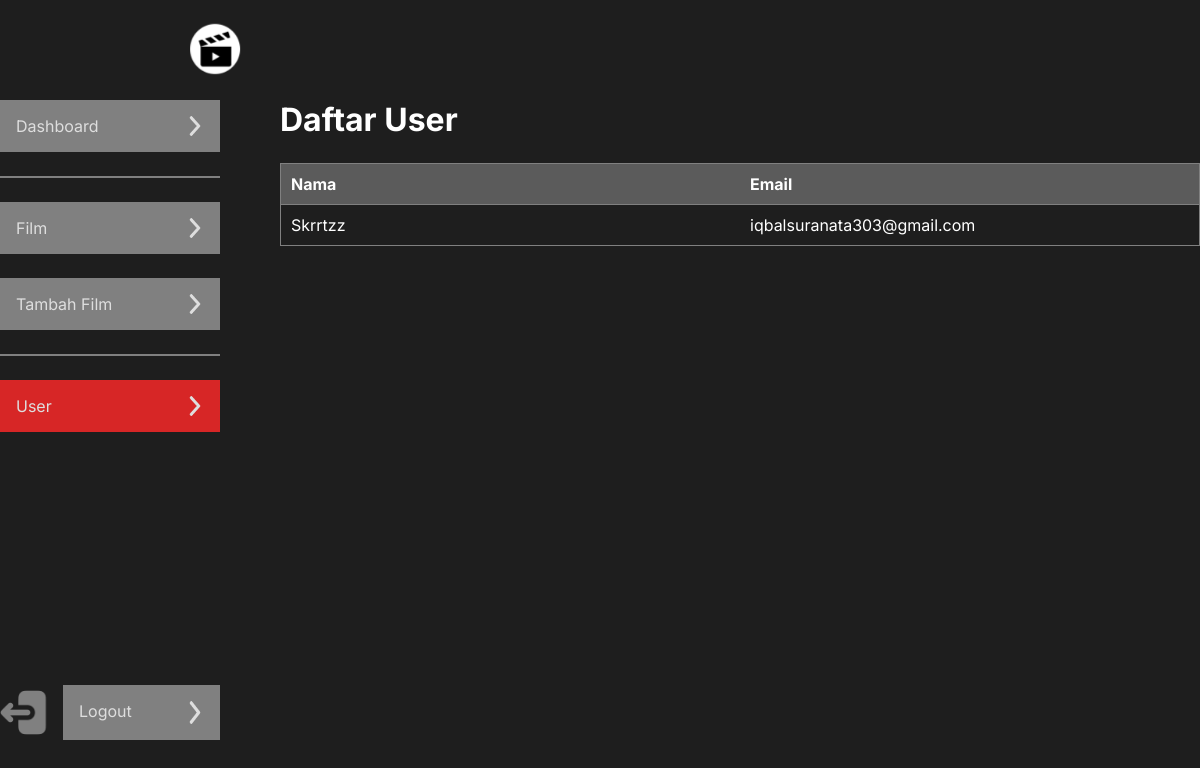
Before: /admin/daftar-user.php with the older database file.
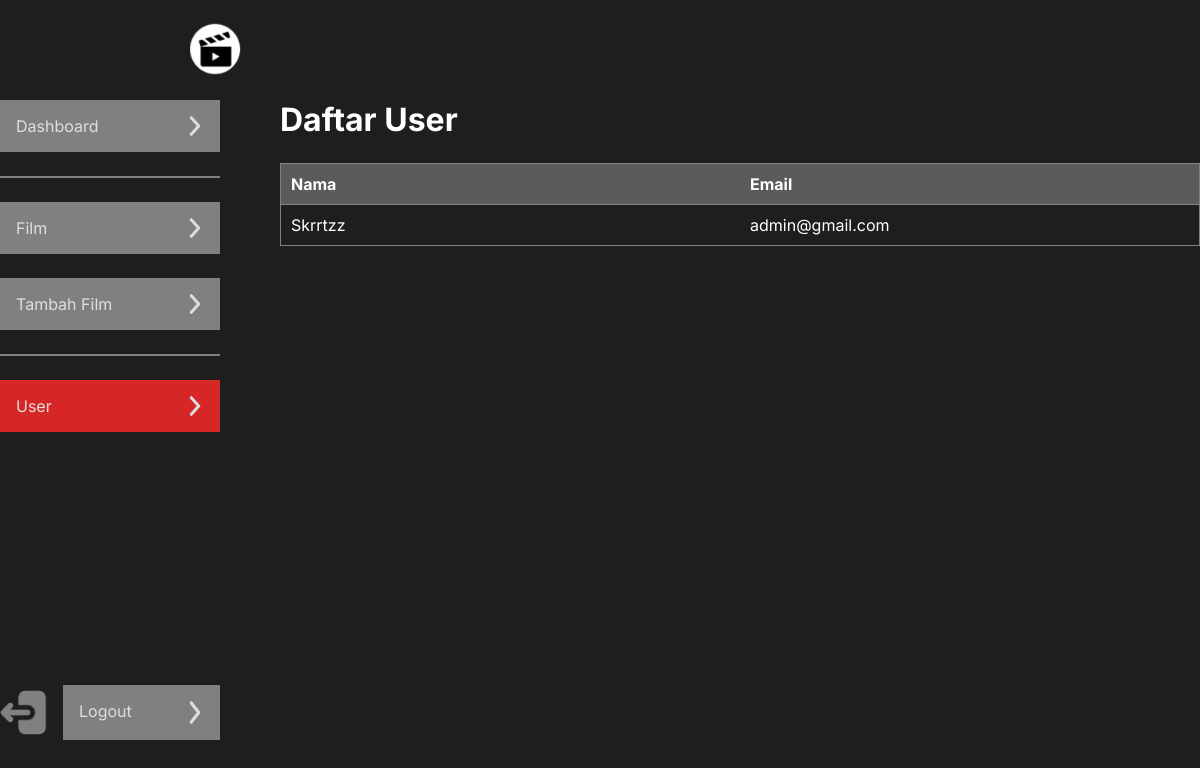
After: the same page with the newer database file.
### tables this page shows
CREATE TABLE `user` (
  `id` int(12) NOT NULL,
  `role` varchar(5) NOT NULL,
  `nama` varchar(50) NOT NULL,
  `email` varchar(100) NOT NULL,
  `password` varchar(255) NOT NULL
);

### admin/daftar-user.php (the view, shortened to what this page needs)
<?php
include('../assets/php/database.php');
$sql = "SELECT * FROM user";
$query = mysqli_query($connect, $sql);
?>
<!DOCTYPE html>
<html lang="en">
<head>
  <link rel="stylesheet" href="../assets/css/style.css">
</head>
<body>
  <nav class="container py-4 position-fixed" style="padding-left: 190px; top: 0;">
    <a href="index.php"><img src="../assets/images/clapperboard.png" alt="" width="50px"></a>
  </nav>
  <div class="container d-flex" style="margin-top: 100px">
    <aside class=" position-fixed d-flex flex-column justify-content-between" style="width: 220px; height: 80vh">
      <div class="d-flex flex-column gap-4">
        <a href="index.php" class="bg-gray p-3 w-100 d-flex justify-content-between decoration-none">
          <p>Dashboard</p>
          <img src="../assets/images/right-arrow.png" alt="" width="18px">
        </a>
        <hr style="border: 1px solid gray">
        <a href="daftar-film.php" class="bg-gray p-3 w-100 d-flex justify-content-between decoration-none">
          <p>Film</p>
          <img src="../assets/images/right-arrow.png" alt="" width="18px">
        </a>
        <a href="tambah-film.php" class="bg-gray p-3 w-100 d-flex justify-content-between decoration-none">
          <p>Tambah Film</p>
          <img src="../assets/images/right-arrow.png" alt="" width="18px">
        </a>
        <hr style="border: 1px solid gray">
        <a href="daftar-user.php" class="bg-primary p-3 w-100 d-flex justify-content-between decoration-none">
          <p>User</p>
          <img src="../assets/images/right-arrow.png" alt="" width="18px">
        </a>
      </div>
      <a href="../assets/php/logout.php" class="d-flex gap-2 decoration-none">
        <img src="../assets/images/leave.png" alt="" class="w-25">
        <div  class="bg-gray p-3 w-75 d-flex justify-content-between">
          <p>Logout</p>
          <img src="../assets/images/right-arrow.png" alt="" width="18px">
        </div>
      </a>
    </aside>
    <main class="w-100 mb-5" style="margin-left: 280px">
      <h1 class="mb-4">Daftar User</h1>
      <table class="w-100">
        <tr>
          <th>Nama</th>
          <th>Email</th>
        </tr>
        <?php while($row = mysqli_fetch_assoc($query)) { ?>
        <tr>
          <td style="width: 50%"><?= $row['nama'] ?></td>
          <td style="width: 50%"><?= $row['email'] ?></td>
        </tr>
        <?php } ?>
      </table>
    </main>
  </div>
</body>
</html>

Changed rows visible on the page:
changed user "Skrrtzz": email "iqbalsuranata303@gmail.com" → "admin@gmail.com"
